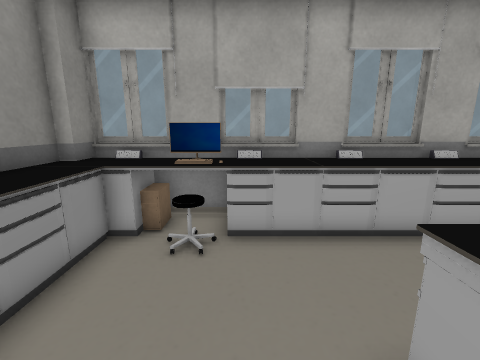
[1] (above)

16 first-person views from a walk through a Unity game level. The camera is 1.4 m above the floor, tilts 12° down and sees 90° across. The floor is counted in squares, 0.5 m on a side. Each view is taken from the middle of a square. On the plan, view 1 faces up. The plan holds only what a view shows up to about 18 squares ahead; the rest is blank. The place goes on beyond the plan. Door leaves are left out, so doorways stand open. Some surface patterns are stand-ins.

[2]
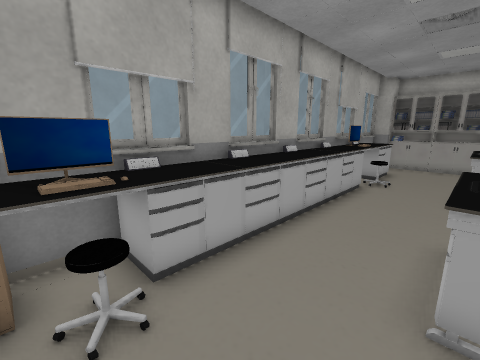

[3]
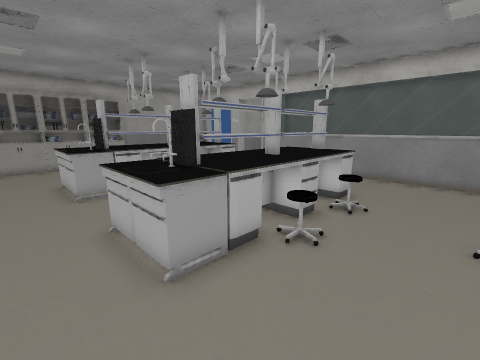

[4]
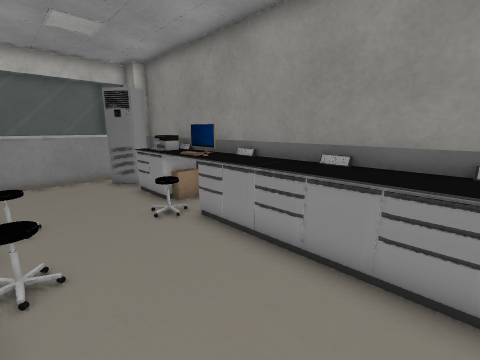

[5]
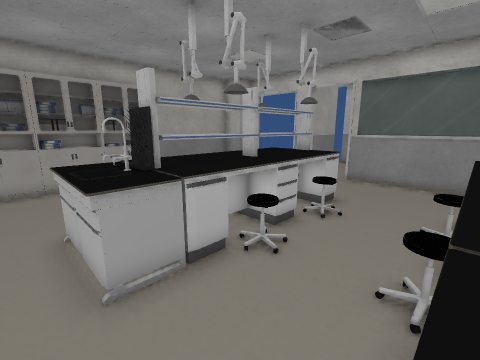

[6]
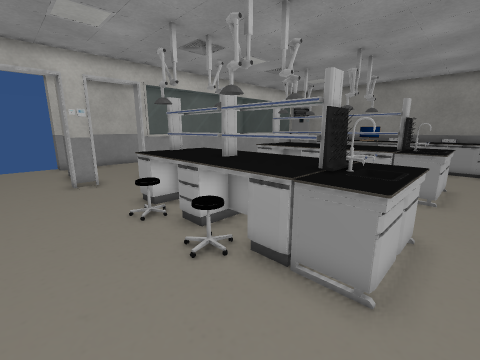

[7]
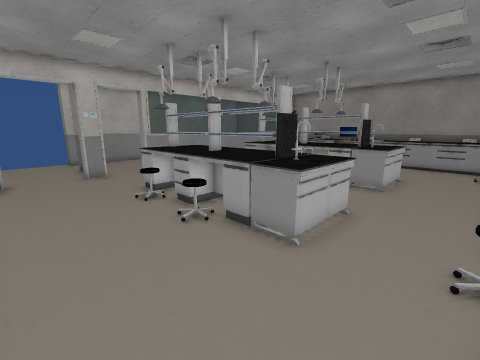

[8]
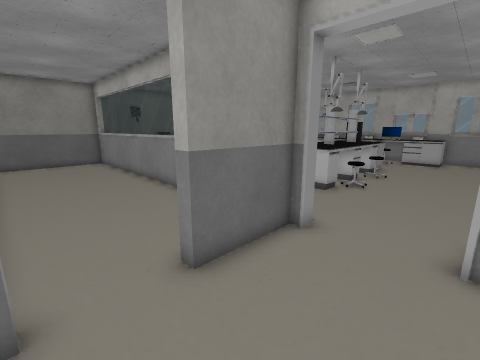

[9]
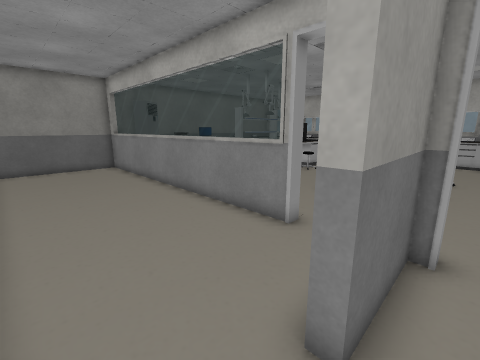

[10]
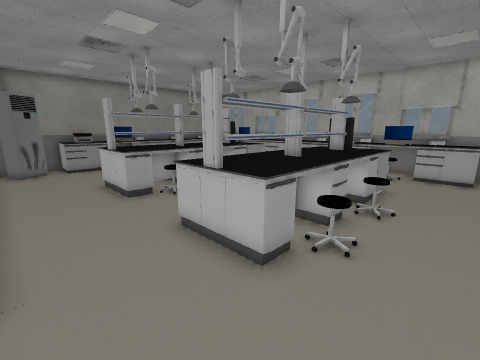

[11]
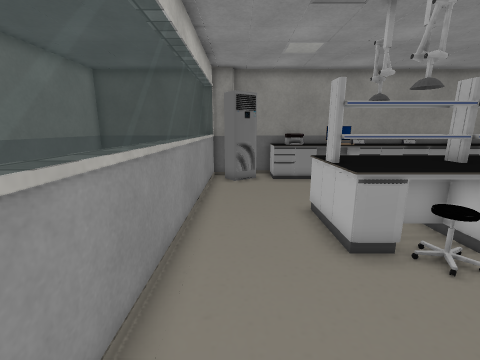

[12]
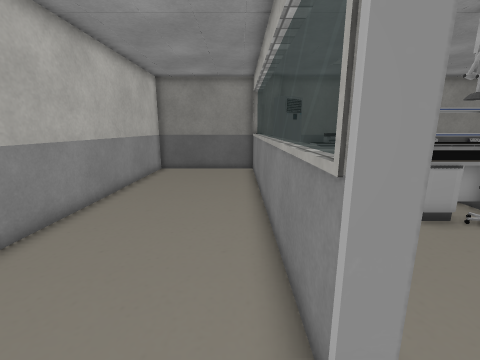

[13]
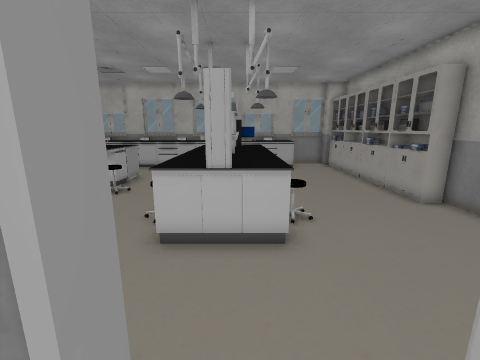

[14]
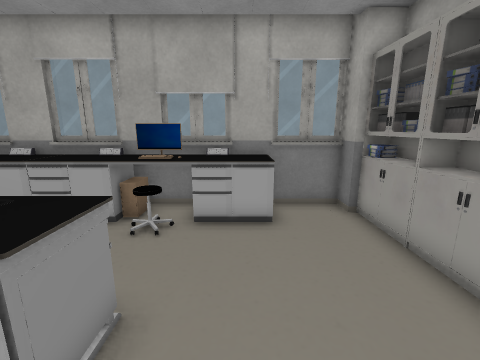

[15]
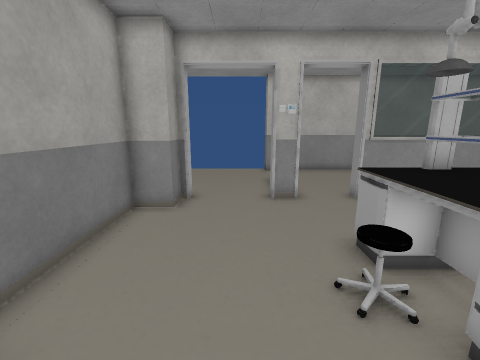

[16]
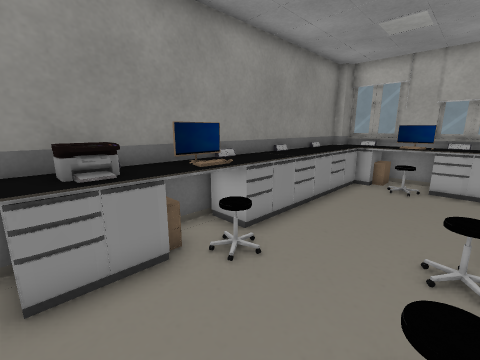

### Floor plan
Key: @ floor where view 1 was taken; # wall or solid block; . floor; D open door; = window, fence, low wall or low ledge; O other object.
Columns run from 5 left of view 1 to 19 right of it. Each row starts with its distance up from view 1.
  8 #############OOO##OO#OO##
  7 OOOOOOOOOOOOOOOOOOOOO..O#
  6 #OOOOOOOOOOOOOOOOOOOO..O#
  5 OOO.O...........OO.....O#
  4 OOO....................O#
  3 OOO....................O#
  2 OOO....OOOO...OOOO.....O#
  1 OOO....OOOO...OOOO.....O#
  0 #OO..@.OOOO...OOOO.....O#
 -1 OOO...OOOOO..OOOOOO....O#
 -2 OOO....OOOO...OOOO.....O#
 -3 OOO....OOOO...OOOO.....O#
 -4 OOO...OOOOO..OOOOO......#
 -5 OOO....OOOOO.OOOOOO.....#
 -6 OOO....OOOO...OOOO......#
 -7 #OO....OOOO...OOOO......#
 -8 #O......................#
 -9 #OO....................##
-10 #OO            #......###
-11 #==============#DD#DDDD
-12 #.................#....
-13 #.................#....
-14 #.................#....
-15 #.......................
-16 #.......................
-17 #.......................
-18 ###################

Positions as (right, up) in squares from view 1, and headings:
1: (0, 0), facing up
2: (-2, 2), facing up-right
3: (-2, 4), facing down-right
4: (1, 4), facing down-left
5: (5, 3), facing down-right
6: (16, 3), facing down-left
7: (17, 5), facing down-left
8: (17, -17), facing up-left
9: (14, -17), facing up-left
10: (15, -10), facing up-left
11: (10, -9), facing left
12: (12, -12), facing left
13: (11, -12), facing up
14: (14, -1), facing up
15: (15, -1), facing down
16: (1, -7), facing up-left
